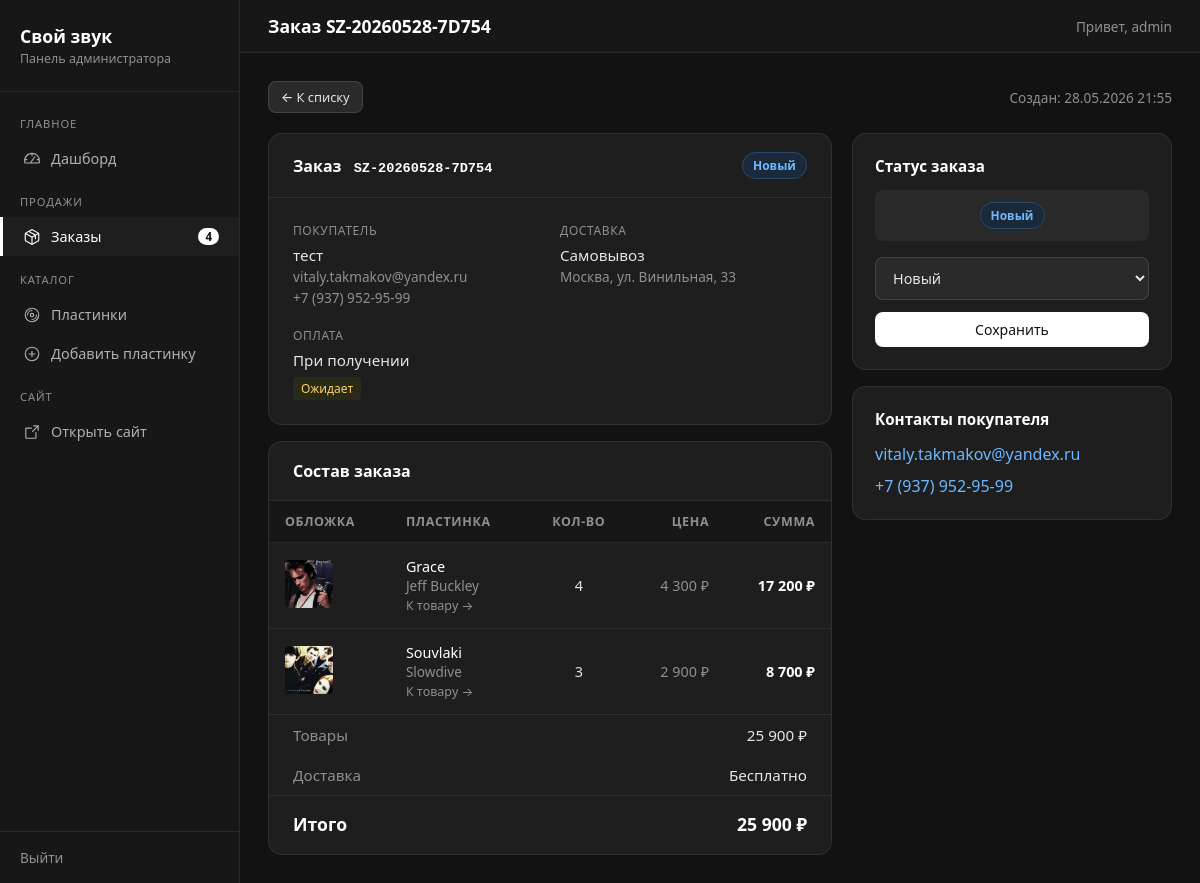
The app's page /admin/orders/view.php?id=4 (signed in) with its own data.
### tables this page shows
CREATE TABLE `orders` (
  `order_id` int NOT NULL AUTO_INCREMENT,
  `order_number` varchar(40) NOT NULL,
  `user_id` int DEFAULT NULL,
  `customer_name` varchar(150) NOT NULL,
  `customer_email` varchar(255) NOT NULL,
  `customer_phone` varchar(40) NOT NULL,
  `delivery_method` enum('courier','post','pickup') NOT NULL DEFAULT 'courier',
  `delivery_city` varchar(150) DEFAULT NULL,
  `delivery_zip` varchar(20) DEFAULT NULL,
  `delivery_address` varchar(500) DEFAULT NULL,
  `delivery_cost` decimal(10,2) NOT NULL DEFAULT '0.00',
  `comment` text,
  `payment_method` enum('card','sbp','cash') NOT NULL DEFAULT 'card',
  `payment_card_last4` varchar(4) DEFAULT NULL,
  `payment_status` enum('pending','paid','failed') NOT NULL DEFAULT 'pending',
  `subtotal` decimal(10,2) NOT NULL DEFAULT '0.00',
  `total` decimal(10,2) NOT NULL DEFAULT '0.00',
  `status` enum('new','processing','shipped','delivered','cancelled') NOT NULL DEFAULT 'new',
  `created_at` datetime NOT NULL DEFAULT CURRENT_TIMESTAMP,
  `updated_at` datetime NOT NULL DEFAULT CURRENT_TIMESTAMP ON UPDATE CURRENT_TIMESTAMP,
  PRIMARY KEY (`order_id`),
  UNIQUE KEY `order_number` (`order_number`),
  KEY `idx_orders_status` (`status`),
  KEY `idx_orders_created` (`created_at`),
  KEY `idx_orders_user` (`user_id`)
);

CREATE TABLE `users` (
  `user_id` int NOT NULL AUTO_INCREMENT,
  `username` text NOT NULL,
  `email` varchar(255) NOT NULL,
  `phone` int NOT NULL,
  `role` enum('user','admin') NOT NULL DEFAULT 'user',
  `password` varchar(255) NOT NULL,
  `created_at` date NOT NULL,
  PRIMARY KEY (`user_id`)
);

CREATE TABLE `order_items` (
  `item_id` int NOT NULL AUTO_INCREMENT,
  `order_id` int NOT NULL,
  `product_id` int DEFAULT NULL,
  `title` varchar(255) NOT NULL,
  `artist` varchar(255) NOT NULL,
  `image_url` varchar(500) DEFAULT NULL,
  `price` decimal(10,2) NOT NULL,
  `quantity` int NOT NULL DEFAULT '1',
  `subtotal` decimal(10,2) NOT NULL,
  PRIMARY KEY (`item_id`),
  KEY `idx_items_order` (`order_id`),
  CONSTRAINT `order_items_ibfk_1` FOREIGN KEY (`order_id`) REFERENCES `orders` (`order_id`) ON DELETE CASCADE
);

### admin/orders/view.php (the view, shortened to what this page needs)
<?php
$link = get_db();
$order_id = (int)($_GET['id'] ?? 0);
$status_labels = [
    'new'        => 'Новый',
    'processing' => 'В обработке',
    'shipped'    => 'Отправлен',
    'delivered'  => 'Доставлен',
    'cancelled'  => 'Отменён',
];
$payment_labels = [
    'pending' => 'Ожидает',
    'paid'    => 'Оплачен',
    'failed'  => 'Ошибка',
];
$method_labels = [
    'card' => 'Банковская карта',
    'sbp'  => 'СБП',
    'cash' => 'При получении',
];
$delivery_labels = [
    'courier' => 'Курьером',
    'post'    => 'Почта России',
    'pickup'  => 'Самовывоз',
];
$stmt = mysqli_prepare($link, "SELECT * FROM orders WHERE order_id = ?");
mysqli_stmt_bind_param($stmt, 'i', $order_id);
mysqli_stmt_execute($stmt);
$order = mysqli_fetch_assoc(mysqli_stmt_get_result($stmt));
$stmt = mysqli_prepare($link, "SELECT * FROM order_items WHERE order_id = ? ORDER BY item_id");
mysqli_stmt_bind_param($stmt, 'i', $order_id);
mysqli_stmt_execute($stmt);
$items = mysqli_fetch_all(mysqli_stmt_get_result($stmt), MYSQLI_ASSOC);
$page_title   = 'Заказ ' . $order['order_number'];
$current_page = 'orders';
require_once __DIR__ . '/../includes/header.php';
?>
<div class="card-header card-header-plain">
    <div>
        <a href="index.php" class="btn btn-edit btn-sm">← К списку</a>
    </div>
    <div class="u-row">
        <span class="u-muted u-sm">
            Создан: <?= date('d.m.Y H:i', strtotime($order['created_at'])) ?>
        </span>
    </div>
</div>
<div class="order-grid">
    <div class="u-col">
        <div class="card">
            <div class="card-header">
                <h3>
                    Заказ
                    <span class="u-mono u-white" style="margin-left:8px;">
                        <?= htmlspecialchars($order['order_number']) ?>
                    </span>
                </h3>
                <span class="badge badge-status badge-status-<?= htmlspecialchars($order['status']) ?>">
                    <?= htmlspecialchars($status_labels[$order['status']] ?? $order['status']) ?>
                </span>
            </div>
            <div class="order-info-grid">
                <div>
                    <div class="label">Покупатель</div>
                    <div class="value"><?= htmlspecialchars($order['customer_name']) ?></div>
                    <div class="muted"><?= htmlspecialchars($order['customer_email']) ?></div>
                    <div class="muted"><?= htmlspecialchars($order['customer_phone']) ?></div>
                </div>
                <div>
                    <div class="label">Доставка</div>
                    <div class="value"><?= htmlspecialchars($delivery_labels[$order['delivery_method']] ?? '—') ?></div>
                    <?php if ($order['delivery_method'] !== 'pickup'): ?>
                        <div class="muted">
                            <?= htmlspecialchars(trim(
                                ($order['delivery_zip'] ? $order['delivery_zip'] . ', ' : '') .
                                ($order['delivery_city'] ?? '') . ', ' .
                                ($order['delivery_address'] ?? ''),
                                ', '
                            )) ?>
                        </div>
                    <?php else: ?>
                        <div class="muted">Москва, ул. Винильная, 33</div>
                    <?php endif; ?>
                </div>
                <div>
                    <div class="label">Оплата</div>
                    <div class="value"><?= htmlspecialchars($method_labels[$order['payment_method']] ?? '—') ?></div>
                    <div style="margin-top:6px;">
                        <span class="badge badge-pay-<?= htmlspecialchars($order['payment_status']) ?>">
                            <?= htmlspecialchars($payment_labels[$order['payment_status']] ?? $order['payment_status']) ?>
                        </span>
                    </div>
                </div>
            </div>
        </div>
        <div class="card">
            <div class="card-header">
                <h3>Состав заказа</h3>
            </div>
            <table>
                <thead>
                    <tr>
                        <th>Обложка</th>
                        <th>Пластинка</th>
                        <th class="u-center">Кол-во</th>
                        <th class="u-right">Цена</th>
                        <th class="u-right">Сумма</th>
                    </tr>
                </thead>
                <tbody>
                    <?php foreach ($items as $it): ?>
                        <tr>
                            <td>
                                <?php if ($it['image_url']): ?>
                                    <img src="<?= htmlspecialchars($it['image_url']) ?>" class="product-img" alt="">
                                <?php else: ?>
                                    <div class="thumb-ph"></div>
                                <?php endif; ?>
                            </td>
                            <td>
                                <div class="u-white"><?= htmlspecialchars($it['title']) ?></div>
                                <div class="u-muted u-sm"><?= htmlspecialchars($it['artist']) ?></div>
                                <?php if (!empty($it['product_id'])): ?>
                                    <a href="/admin/products/edit.php?id=<?= (int)$it['product_id'] ?>"
                                       class="link-muted u-xs">
                                        К товару →
                                    </a>
                                <?php endif; ?>
                            </td>
                            <td class="u-center"><?= (int)$it['quantity'] ?></td>
                            <td class="u-right u-muted">
                                <?= number_format($it['price'], 0, '', ' ') ?> ₽
                            </td>
                            <td class="u-right u-strong">
                                <?= number_format($it['subtotal'], 0, '', ' ') ?> ₽
                            </td>
                        </tr>
                    <?php endforeach; ?>
                </tbody>
            </table>
            <div class="u-bt">
                <div class="order-totals-row">
                    <span class="u-muted">Товары</span>
                    <span><?= number_format($order['subtotal'], 0, '', ' ') ?> ₽</span>
                </div>
                <div class="order-totals-row">
                    <span class="u-muted">Доставка</span>
                    <span>
                        <?= $order['delivery_cost'] == 0
                            ? 'Бесплатно'
                            : number_format($order['delivery_cost'], 0, '', ' ') . ' ₽' ?>
                    </span>
                </div>
                <div class="order-totals-row grand">
                    <span>Итого</span>
                    <span><?= number_format($order['total'], 0, '', ' ') ?> ₽</span>
                </div>
            </div>
        </div>
    </div>
    <aside class="u-col">
        <div class="status-form">
            <h4>Статус заказа</h4>
            <div class="status-current">
                <span class="badge badge-status badge-status-<?= htmlspecialchars($order['status']) ?>">
                    <?= htmlspecialchars($status_labels[$order['status']] ?? $order['status']) ?>
                </span>
            </div>
            <form method="POST">
                <select name="status">
                    <?php foreach ($status_labels as $k => $v): ?>
                        <option value="<?= $k ?>" <?= $order['status'] === $k ? 'selected' : '' ?>>
                            <?= $v ?>
                        </option>
                    <?php endforeach; ?>
                </select>
                <button type="submit" name="update_status" class="btn btn-primary">
                    Сохранить
                </button>
            </form>
        </div>
        <div class="status-form">
            <h4>Контакты покупателя</h4>
            <div style="margin-bottom:10px;">
                <a href="mailto:<?= htmlspecialchars($order['customer_email']) ?>"
                   class="link-accent">
                    <?= htmlspecialchars($order['customer_email']) ?>
                </a>
            </div>
            <div>
                <a href="tel:<?= htmlspecialchars(preg_replace('/\s/', '', $order['customer_phone'])) ?>"
                   class="link-accent">
                    <?= htmlspecialchars($order['customer_phone']) ?>
                </a>
            </div>
        </div>
    </aside>
</div>
<?php require_once __DIR__ . '/../includes/footer.php'; ?>

### admin/includes/header.php (shortened to what this page needs)
<?php
require_once __DIR__ . '/icons.php';
$new_orders_badge = 0;
$admin_display = $_SESSION['admin_name'] ?? '';
if ($admin_display === '' && !empty($_SESSION['admin_id']) && isset($link) && $link) {
    $r = @mysqli_query($link, "SELECT username FROM users WHERE user_id = " . (int)$_SESSION['admin_id']);
    if ($r && ($row = mysqli_fetch_assoc($r)) && $row['username'] !== '') {
        $admin_display = $row['username'];
    }
}
if (isset($link) && $link) {
    try {
        $res = @mysqli_query($link, "SELECT COUNT(*) AS cnt FROM orders WHERE status = 'new'");
        if ($res) {
            $new_orders_badge = (int)mysqli_fetch_assoc($res)['cnt'];
        }
    } catch (Throwable $e) {
    }
}
?>
<!DOCTYPE html>
<html lang="ru">
<head>
    <link rel="stylesheet" href="/admin/includes/admin.css?v=6">
</head>
<body>
<div class="admin-layout">
    <aside class="sidebar">
        <div class="sidebar-header">
            <h2>Свой звук</h2>
            <p>Панель администратора</p>
        </div>
        <nav class="sidebar-nav">
            <div class="nav-section">
                <div class="nav-section-title">Главное</div>
                <a href="/admin/index.php"
                   class="nav-item <?= ($current_page ?? '') === 'dashboard' ? 'active' : '' ?>">
                    <span class="icon"><?= admin_icon('gauge') ?></span> Дашборд
                </a>
            </div>
            <div class="nav-section">
                <div class="nav-section-title">Продажи</div>
                <a href="/admin/orders/index.php"
                   class="nav-item <?= ($current_page ?? '') === 'orders' ? 'active' : '' ?>">
                    <span class="icon"><?= admin_icon('package') ?></span> Заказы
                    <?php if ($new_orders_badge > 0): ?>
                        <span class="nav-badge"><?= $new_orders_badge ?></span>
                    <?php endif; ?>
                </a>
            </div>
            <div class="nav-section">
                <div class="nav-section-title">Каталог</div>
                <a href="/admin/products/index.php"
                   class="nav-item <?= ($current_page ?? '') === 'products' ? 'active' : '' ?>">
                    <span class="icon"><?= admin_icon('vinyl-record') ?></span> Пластинки
                </a>
                <a href="/admin/products/add.php"
                   class="nav-item <?= ($current_page ?? '') === 'add_product' ? 'active' : '' ?>">
                    <span class="icon"><?= admin_icon('plus-circle') ?></span> Добавить пластинку
                </a>
            </div>
            <div class="nav-section">
                <div class="nav-section-title">Сайт</div>
                <a href="/" class="nav-item" target="_blank">
                    <span class="icon"><?= admin_icon('arrow-square-out') ?></span> Открыть сайт
                </a>
            </div>
        </nav>
        <div class="sidebar-footer">
            <a href="/admin/logout.php">Выйти</a>
        </div>
    </aside>
    <div class="main-content">
        <div class="topbar">
            <div class="topbar-title"><?= htmlspecialchars($page_title ?? 'Панель управления') ?></div>
            <div class="topbar-user">Привет, <?= htmlspecialchars($admin_display) ?></div>
        </div>
        <div class="content">

### tokens.css (style rules this page uses)
:root { --surface-0: #121212; --surface-1: #171717; --surface-2: #1e1e1e; --surface-3: #2a2a2a; --surface-4: #333333; --bg-base: var(--surface-1); --bg-dark: #0f0f0f; --bg-card: var(--surface-2); --bg-card-alt: #1c1c1c; --bg-input: rgba(42, 42, 42, 0.9); --bg-overlay: rgba(18, 18, 18, 0.75); --text-primary: #e5e5e5; --text-secondary: #b0b0b0; --text-muted: #8f8f8f; --text-white: #ffffff; --text-inverse: #121212; --border-subtle: rgba(255, 255, 255, 0.06); --border-light: rgba(255, 255, 255, 0.08); --border-medium: rgba(255, 255, 255, 0.12); --border-strong: rgba(255, 255, 255, 0.25); --accent: #ffffff; --accent-hover: #e0e0e0; --accent-inverse: #121212; --accent-warm: #e8a33d; --danger: #f26d5f; --danger-hover: #ff8a7d; --danger-bg: rgba(242, 109, 95, 0.12); --danger-bg-strong: rgba(242, 109, 95, 0.20); --danger-border: rgba(242, 109, 95, 0.35); --danger-border-strong: rgba(242, 109, 95, 0.55); --success: #7dd4a0; --success-bg: rgba(125, 212, 160, 0.10); --success-border: rgba(125, 212, 160, 0.30); --error-bg: var(--danger-bg); --error-text: var(--danger); --error-border: var(--danger-border); --success-text: var(--success); --radius-sm: 4px; --radius-md: 8px; --radius-lg: 14px; --shadow-1: 0 2px 10px rgba(0, 0, 0, 0.35); --shadow-2: 0 8px 24px rgba(0, 0, 0, 0.40); --shadow-3: 0 16px 40px rgba(0, 0, 0, 0.50); --shadow-danger: 0 8px 20px rgba(242, 109, 95, 0.20); --focus-ring-soft: 0 0 0 3px rgba(255, 255, 255, 0.06); --motion-fast: 0.18s ease; --motion-base: 0.3s ease; --transition: 0.3s ease; --font-sans: system-ui, -apple-system, BlinkMacSystemFont, 'Segoe UI', Roboto, Oxygen, Ubuntu, sans-serif; --font-mono: 'Courier New', monospace; --font-display: 'Unbounded', var(--font-sans); --fs-xs: 0.75rem; --fs-sm: 0.85rem; --fs-base: 0.95rem; --fs-md: 1.1rem; --fs-lg: 1.35rem; --fs-xl: 1.6rem; --fs-2xl: 2rem; --fs-hero: clamp(2.2rem, 5vw, 3.8rem); --z-raised: 10; --z-sticky: 100; --z-overlay: 1000; --page-padding: 60px; }

### records on screen
orders: order_number "Заказ SZ-20260528-7D754", created_at "28.05.2026 21:55", order_number "SZ-20260528-7D754", status "Новый", customer_name "тест", customer_email "vitaly.takmakov@yandex.ru", customer_phone "+7 (937) 952-95-99", delivery_method "Самовывоз", payment_method "При получении", payment_status "Ожидает", subtotal "25 900", total "25 900"
users: username "admin"
order_items: image_url (picture), title "Grace", artist "Jeff Buckley", quantity "4", price "4 300", subtotal "17 200"
order_items: image_url (picture), title "Souvlaki", artist "Slowdive", quantity "3", price "2 900", subtotal "8 700"

### other values on screen
$new_orders_badge "4"
